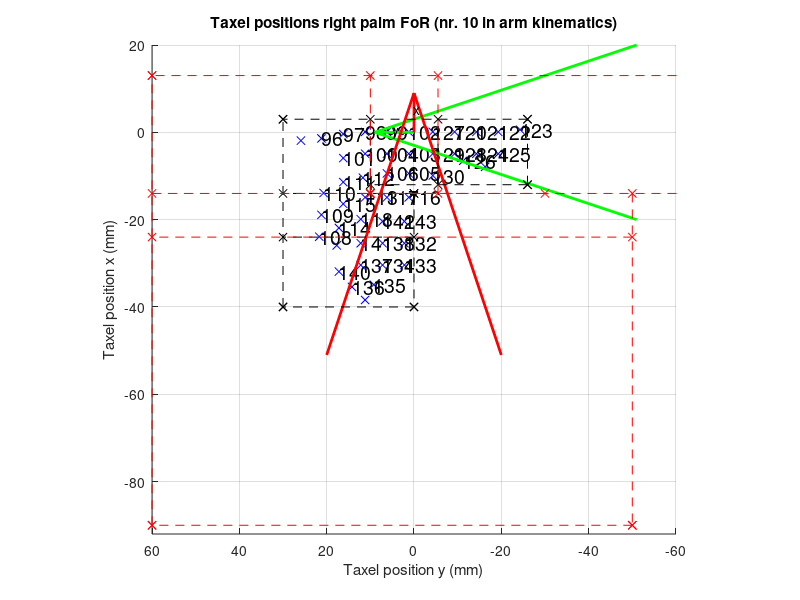
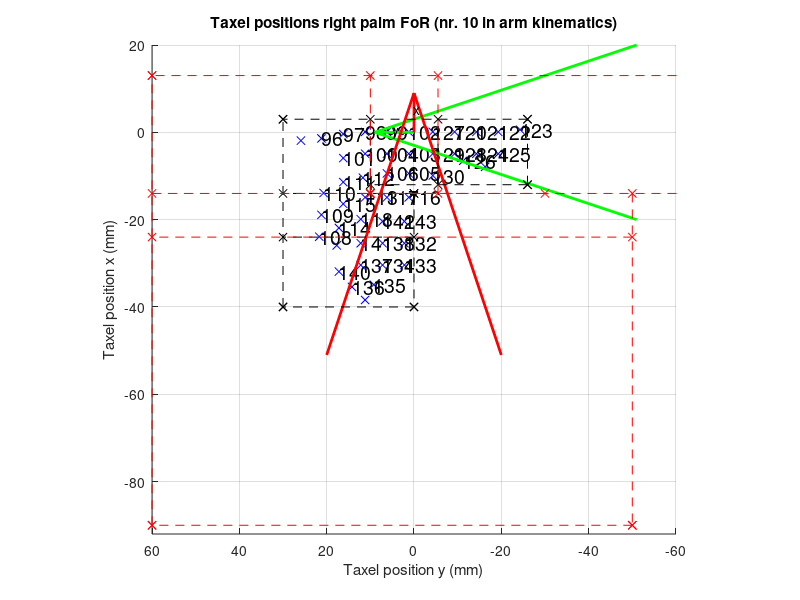

Reproduce these figures in MATLAB, in order.
%Edited by Matej Hoffmann
% Genova Dec 2013

clear; clc;
SAVE_FIGURES = true;
% N.B. this code is the basis for the implementation in iCub simulator in
% iCub_Sim.cpp, OdeSdlSimulation::mapPositionIntoTaxelList(...)
EXTRA_MARGIN_mm = 30;
MORE_EXTRA_MARGIN_mm = 10;

%% load stuff
load('taxel_positions_with_IDs_right_palm_Marco');
% this loads the TAXEL_IDS_AND_POSITIONS variable which comes after preprocessing of the excel sheet from Marco Maggiali - MMSP_R.xlsx
% Only columns 1, 4 and  5  were taken, copied to
% MMSP_R_positions_sorted_by_taxel_number.xlsx and SORTED by taxel number
% column. The manually copied to a matlab variable TAXEL_IDS_AND_POSITIONS
% and saved
% first column: taxel ID - this is only for the palm - for the skin ports, this is actually 8*12 + this ID, that is the first palm taxel should be 97th value on the port, with ID of 96 - see  
% /home/matej/programming/iCub/main/app/skinGui/conf/skinGui/left_hand_V2_1.ini
% 2nd column: "x" positions of taxels in mm
% 3rd column: "y" positions of taxels in mm
% Note the different orientation of axes in right hand w.r.t left hand!
% these are position-wise in wrist joint and with "x" pointing to thumb and "y" positive toward fingers; therefore we swap the x and y and multiply the new y by -1 
%and we have x and y axis of FoR right palm; then we just do the translation from wrist to palm: -62.5 in x; we set z-coordinate directly to 0 in FoR_10

NR_TAXELS = size(TAXEL_IDS_AND_POSITIONS,1);
TAXEL_ID_OFFSET_PALM_TO_HAND = 96;


%% FoR transformations

taxel_positions_FoR_10 = [];
for i=1:NR_TAXELS;
    taxel_positions_FoR_10(i,1) = TAXEL_IDS_AND_POSITIONS(i,3) -62.5; % swap x and y and shift the new x
    taxel_positions_FoR_10(i,2) = -1* TAXEL_IDS_AND_POSITIONS(i,2); % put x to y and change orientation
    taxel_positions_FoR_10(i,3) = 0;
end
       
%% visualize   


f3 = figure(3);
clf(f3);
length = 10; % for ref. frame
title('Taxel positions right palm FoR (nr. 10 in arm kinematics)');
hold on;
% we swap the axes for visualiation to match better with the palm
plot(taxel_positions_FoR_10(:,2),taxel_positions_FoR_10(:,1),'xb');

for i=1:NR_TAXELS
   if ( ((i-1+TAXEL_ID_OFFSET_PALM_TO_HAND) == 107) || ((i-1+TAXEL_ID_OFFSET_PALM_TO_HAND) == 119) || ((i-1+TAXEL_ID_OFFSET_PALM_TO_HAND) == 131) || ((i-1+TAXEL_ID_OFFSET_PALM_TO_HAND) == 139) ) %thermal pads
          %text(taxel_positions_FoR_10(i,2),taxel_positions_FoR_10(i,1),int2str(i-1+TAXEL_ID_OFFSET_PALM_TO_HAND),'FontSize',8); 
   else
            text(taxel_positions_FoR_10(i,2),taxel_positions_FoR_10(i,1),int2str(i-1+TAXEL_ID_OFFSET_PALM_TO_HAND),'FontSize',14); 
   end 
end
h = quiver(0 ,0, 10,0);
set(h, 'Color', 'g', 'LineWidth', 2, 'MaxHeadSize', 4, 'ShowArrowHead', 'on');
text(5,0,'y');
h2 = quiver(0,0, 0,10);
set(h2, 'Color', 'r', 'LineWidth', 2, 'MaxHeadSize', 4, 'ShowArrowHead', 'on')
text(0,5,'x');

%  line([x0 x1],[y0 y1],'Color','r','LineStyle','--','Marker','x'); 
% vertical lines
line([-26 -26],[-12 3],'Color','k','LineStyle','--','Marker','x'); 
line([-5.5 -5.5],[-12 3],'Color','k','LineStyle','--','Marker','x'); 
line([10 10],[-14 3],'Color','k','LineStyle','--','Marker','x'); 
line([0 0],[-14 -40],'Color','k','LineStyle','--','Marker','x'); 
line([30 30],[-40 3],'Color','k','LineStyle','--','Marker','x'); 
% horizontal lines
line([-26 30],[3 3],'Color','k','LineStyle','--','Marker','x');
line([-26 10],[-12 -12],'Color','k','LineStyle','--','Marker','x');
line([0 30],[-14 -14],'Color','k','LineStyle','--','Marker','x'); 
line([0 30],[-24 -24],'Color','k','LineStyle','--','Marker','x'); 
line([0 30],[-40 -40],'Color','k','LineStyle','--','Marker','x');


if EXTRA_MARGIN_mm
    % vertical lines
    line([-26-EXTRA_MARGIN_mm-1.5*MORE_EXTRA_MARGIN_mm  -26-EXTRA_MARGIN_mm-1.5*MORE_EXTRA_MARGIN_mm],[-12-2 3+MORE_EXTRA_MARGIN_mm],'Color','r','LineStyle','--','Marker','x'); 
    line([-5.5 -5.5],[-12-2 3+MORE_EXTRA_MARGIN_mm],'Color','r','LineStyle','--','Marker','x'); 
    line([10 10],[-14 3+MORE_EXTRA_MARGIN_mm],'Color','r','LineStyle','--','Marker','x'); 
    line([0-EXTRA_MARGIN_mm-2*MORE_EXTRA_MARGIN_mm 0-EXTRA_MARGIN_mm-2*MORE_EXTRA_MARGIN_mm],[-14 -40-EXTRA_MARGIN_mm-2*MORE_EXTRA_MARGIN_mm],'Color','r','LineStyle','--','Marker','x'); 
    line([30+EXTRA_MARGIN_mm 30+EXTRA_MARGIN_mm],[-40-EXTRA_MARGIN_mm-2*MORE_EXTRA_MARGIN_mm 3+MORE_EXTRA_MARGIN_mm],'Color','r','LineStyle','--','Marker','x'); 
    % horizontal lines
    line([-26-EXTRA_MARGIN_mm-1.5*MORE_EXTRA_MARGIN_mm 30+EXTRA_MARGIN_mm],[3+MORE_EXTRA_MARGIN_mm 3+MORE_EXTRA_MARGIN_mm],'Color','r','LineStyle','--','Marker','x');
    line([-26-EXTRA_MARGIN_mm-1.5*MORE_EXTRA_MARGIN_mm 10],[-12-2 -12-2],'Color','r','LineStyle','--','Marker','x');
    line([0-EXTRA_MARGIN_mm 30+EXTRA_MARGIN_mm],[-14 -14],'Color','r','LineStyle','--','Marker','x'); 
    line([0-EXTRA_MARGIN_mm-2*MORE_EXTRA_MARGIN_mm 30+EXTRA_MARGIN_mm],[-24 -24],'Color','r','LineStyle','--','Marker','x'); 
    line([0-EXTRA_MARGIN_mm-2*MORE_EXTRA_MARGIN_mm 30+EXTRA_MARGIN_mm],[-40-EXTRA_MARGIN_mm-2*MORE_EXTRA_MARGIN_mm -40-EXTRA_MARGIN_mm-2*MORE_EXTRA_MARGIN_mm],'Color','r','LineStyle','--','Marker','x');
    
    ylim([-42-EXTRA_MARGIN_mm-2*MORE_EXTRA_MARGIN_mm 10+MORE_EXTRA_MARGIN_mm]);
    xlim([-30-EXTRA_MARGIN_mm 30+EXTRA_MARGIN_mm]);
else
    ylim([-42 10]);
    xlim([-30 30]);
end

%ylim([-45 15]);
%xlim([-30 30]);
xlabel('Taxel position y (mm)');
set(gca,'XDir','reverse');
ylabel('Taxel position x (mm)');
axis equal;
grid on;
hold off;

if SAVE_FIGURES
    saveas(f3,'Taxel_positions_right_palm_FoR10_withSkinEmulationForSIMregions.fig');
    print -f3 -djpeg 'Taxel_positions_right_palm_FoR10_withSkinEmulationForSIMregions.jpg';
end


